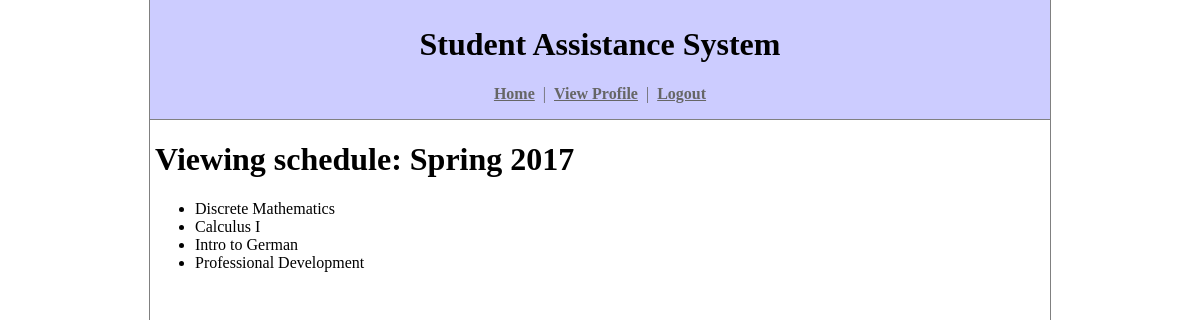
The page / (signed in) on the database its author committed.
### student_assistance_system/models.py (models this page shows, shortened)
class Schedule(models.Model):
    name = models.CharField(max_length=50)
    sections = models.ManyToManyField(Section)
    user = models.ForeignKey(Profile)
    updated = models.DateTimeField(auto_now=True)

class Section(models.Model):
    course = models.ForeignKey(Course)
    capacity = models.IntegerField()
    enrolled = models.IntegerField()
    professor = models.CharField(max_length=30)
    location = models.CharField(max_length=30)

class Course(models.Model):
    name = models.CharField(max_length=50)
    description = models.CharField(max_length=5000)
    course_number = models.CharField(max_length=3)
    department = models.ForeignKey(Department)
    credit_hours = models.IntegerField()
    prereqs = models.ManyToManyField('self', symmetrical=False)
    also_offered_as = models.ManyToManyField('self')

### student_assistance_system/views.py (the view)
# urls.py: url(r'^$', views.index, name='index'),
@login_required
def index(request):
    schedules = request.user.profile.schedule_set.all()
    most_recently_updated_schedule = max(schedules, key=lambda s: s.updated) if schedules else None
    return render(request, 'student_assistance_system/index.html', dict(schedule=most_recently_updated_schedule))

### student_assistance_system/templatetags/schedule_view.py (called while the page is built)
@register.inclusion_tag('student_assistance_system/fragments/schedule_view.html')
def schedule_view(schedule):
    return dict(schedule=schedule)

### student_assistance_system/templates/student_assistance_system/index.html (shortened to what this page needs)
{% extends "student_assistance_system/base_site.html" %}
{% load schedule_view %}
{% block content %}
{% if schedule %}
    {% schedule_view schedule %}
{% else %}
    <h1>You have not created any schedules.</h1>
{% endif %}
{% endblock %}

### student_assistance_system/templates/student_assistance_system/fragments/schedule_view.html
<h1>Viewing schedule: {{ schedule.name }}</h1>
<ul>
{% for section in schedule.sections.all %}
    <li>{{ section.course.name }}</li>
{% endfor %}
</ul>

### student_assistance_system/static/student_assistance_system/style.css (style rules this page uses)
html, body { height: 100%; margin: 0px; }

### rows shown on the page
Schedule: name "Spring 2017"
Section: course.name "Discrete Mathematics"
Section: course.name "Calculus I"
Section: course.name "Intro to German"
Section: course.name "Professional Development"
